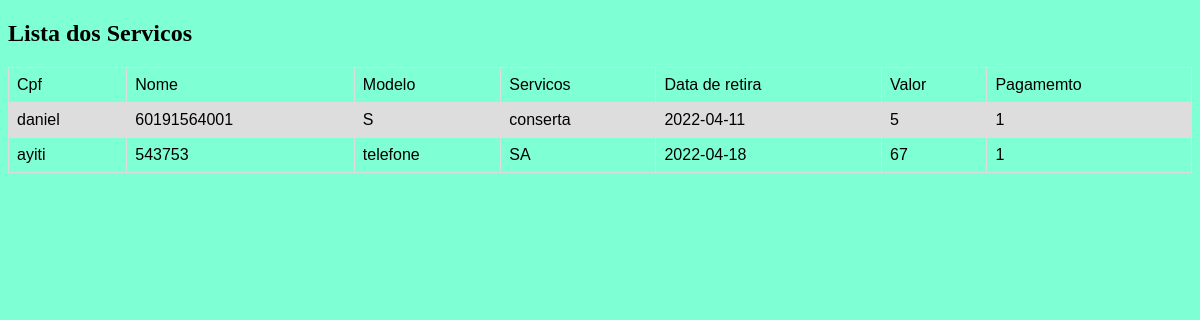
/consultaservicos.php, run on an earlier commit of the app's database.
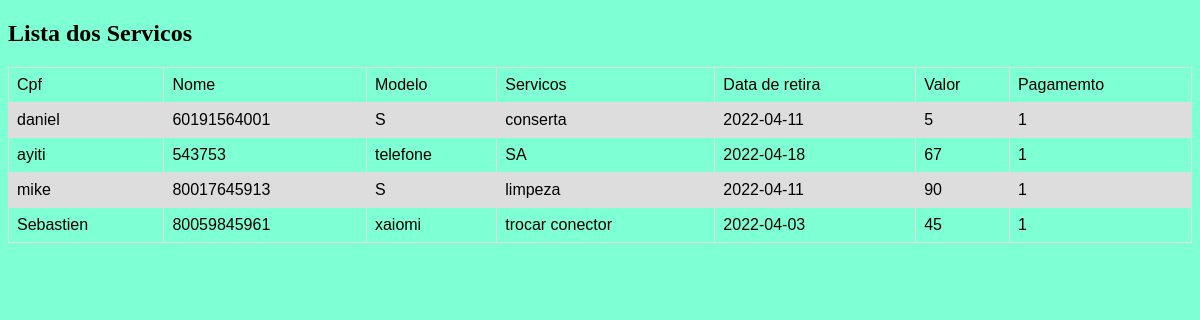
And on a later commit of the database.
### tables this page shows
CREATE TABLE ordem (
            -- id INTEGER PRIMARY KEY,
            cpf Varchar(11) PRIMARY KEY,
            nome TEXT,
            modelo TEXT,
            servicos TEXT,
            dataderetira TEXT,
            valor TEXT,
            pagamento TEXT  ,
            created_at DATETIME DEFAULT CURRENT_TIMESTAMP
        );

### consultaservicos.php (the view, shortened to what this page needs)
<?php
include 'db.php';
$comando = $db->prepare('SELECT * FROM ordem ');
$comando->execute();
?>
<!DOCTYPE html>
<html>
<head>
</head>
<body style= "background:#7fffd4";>
<h2>Lista dos Servicos  </h2>
<table style="width:100%">
  <tr>
    <td>Cpf</td>
    <td>Nome</td>
    <td>Modelo</td>
    <td>Servicos</td>
    <td>Data de retira</td>
    <td>Valor</td>
    <td>Pagamemto</td>
  </tr>
  <?php
      if($linha = $comando->fetchAll()){
        for ($i=0;$i<count($linha);$i++){
    ?>
      <tr>
            <td><?=$linha[$i]['nome']?></td>
            <td><?=$linha[$i]['cpf']?></td>
            <td><?=$linha[$i]['modelo']?></td>
            <td><?=$linha[$i]['servicos']?></td>
            <td><?=$linha[$i]['dataderetira']?></td>
            <td><?=$linha[$i]['valor']?></td>
            <td><?=$linha[$i]['pagamento']?></td>
      </tr>
  <?php }
      }
    ?>
</table>
</body>
</html>

### consultaservicos.php (style rules this page uses)
table { font-family: arial, sans-serif; border-collapse: collapse; width: 100%; }
td, th { border: 1px solid #dddddd; text-align: left; padding: 8px; }
tr:nth-child(even) { background-color: #dddddd; }

What changed in the data, as far as the page shows it:
added ordem: nome "mike", cpf "80017645913", modelo "S", servicos "limpeza", dataderetira "2022-04-11", valor "90", pagamento "1"
added ordem: nome "Sebastien", cpf "80059845961", modelo "xaiomi", servicos "trocar conector", dataderetira "2022-04-03", valor "45", pagamento "1"
